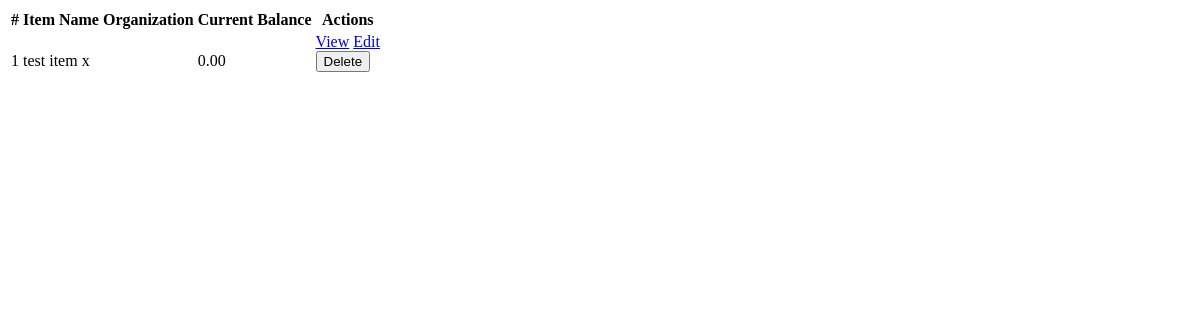
Before: /api/item/ (signed in) with the older database file.
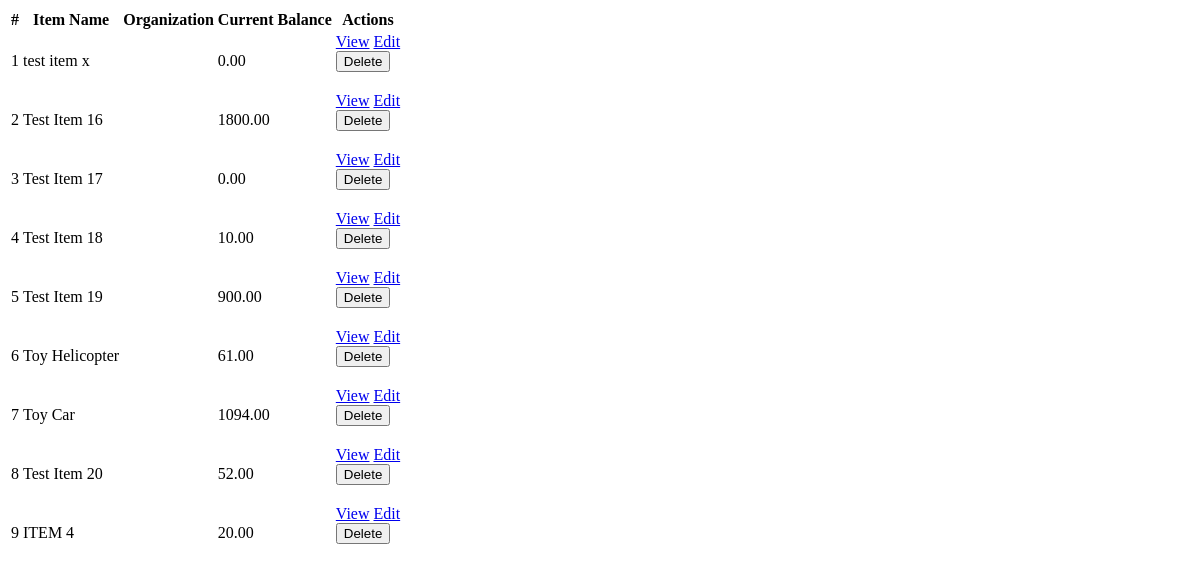
After: the same page with the newer database file.
### item/models.py (models this page shows, shortened)
class Item(BaseModel):
    organization = models.ForeignKey(
        Organization, on_delete=models.CASCADE, related_name='items')
    item_name = models.CharField(max_length=200)
    origin_nation_code = models.CharField(
        max_length=2, choices=COUNTRY_CHOICES)
    item_type_code = models.CharField(
        max_length=2, choices=PRODUCT_TYPE_CHOICES)
    quantity_unit_code = models.CharField(
        max_length=3,
        choices=UNIT_CHOICES,
    )
    package_unit_code = models.CharField(
        max_length=3,
        choices=PACKAGE_CHOICES,
    )
    item_class_code = models.CharField(
        max_length=20, choices=get_item_class_choices())
    item_tax_code = models.CharField(
        max_length=1, choices=TAX_TYPE_CHOICES)
    item_opening_balance = models.DecimalField(
        max_digits=10, decimal_places=2, blank=True, null=True, default=0)
    item_current_balance = models.DecimalField(
        max_digits=10, decimal_places=2, blank=True, null=True, default=0)
    item_system_id = models.CharField(max_length=200, blank=True, null=True)
    item_system_name = models.CharField(max_length=200, blank=True, null=True)
    itemCd = models.CharField(
        max_length=16, null=False, blank=False)
    class Meta:
        unique_together = (('organization', 'itemCd'),
                           ('organization', 'item_name'))

### item/views.py (the view)
# urls.py: path("", views.item_list, name="item_list"),
@login_required
def item_list(request):
    try:
        items = Item.objects.select_related('organization').all()
        return render(request, "item/item_list.html", {"items": items})
    except Exception as e:
        return JsonResponse({"status": "error", "message": str(e)}, status=500)

### item/templates/item/item_list.html (shortened to what this page needs)
<table>
    <thead>
        <tr>
            <th>#</th>
            <th>Item Name</th>
            <th>Organization</th>
            <th>Current Balance</th>
            <th>Actions</th>
        </tr>
    </thead>
    <tbody>
        {% for item in items %}
        <tr>
            <td>{{ forloop.counter }}</td>
            <td>{{ item.item_name }}</td>
            <td>{{ item.organization.organisation_name }}</td>
            <td>{{ item.item_current_balance }}</td>
            <td>
                <a href="{% url 'item:item_detail' item.id %}">View</a>
                <a href="{% url 'item:item_update' item.id %}">Edit</a>
                <form method="POST" action="{% url 'item:item_delete' item.id %}">
                    <button type="submit">Delete</button>
                </form>
            </td>
        </tr>
        {% endfor %}
    </tbody>
</table>

Changed rows visible on the page:
added Item: item_name "Test Item 16", item_current_balance "1800.00"
added Item: item_name "Test Item 17", item_current_balance "0.00"
added Item: item_name "Test Item 18", item_current_balance "10.00"
added Item: item_name "Test Item 19", item_current_balance "900.00"
added Item: item_name "Toy Helicopter", item_current_balance "61.00"
added Item: item_name "Toy Car", item_current_balance "1094.00"
added Item: item_name "Test Item 20", item_current_balance "52.00"
added Item: item_name "ITEM 4", item_current_balance "20.00"
